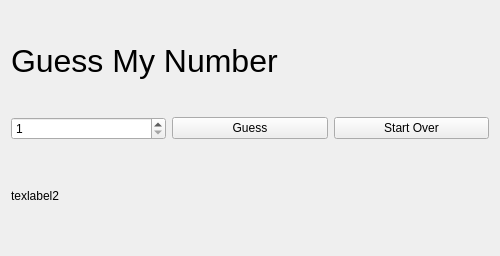
<?xml version="1.0" encoding="UTF-8"?>
<ui version="4.0">
 <class>Widget</class>
 <widget class="QWidget" name="Widget">
  <property name="windowModality">
   <enum>Qt::NonModal</enum>
  </property>
  <property name="geometry">
   <rect>
    <x>0</x>
    <y>0</y>
    <width>500</width>
    <height>256</height>
   </rect>
  </property>
  <property name="font">
   <font>
    <bold>false</bold>
   </font>
  </property>
  <property name="windowTitle">
   <string>Guess My Number</string>
  </property>
  <layout class="QVBoxLayout" name="verticalLayout_2">
   <item>
    <layout class="QVBoxLayout" name="verticalLayout">
     <item>
      <widget class="QLabel" name="titleLabel">
       <property name="font">
        <font>
         <pointsize>24</pointsize>
         <bold>false</bold>
        </font>
       </property>
       <property name="layoutDirection">
        <enum>Qt::LeftToRight</enum>
       </property>
       <property name="text">
        <string>Guess My Number</string>
       </property>
      </widget>
     </item>
     <item>
      <layout class="QHBoxLayout" name="horizontalLayout">
       <item>
        <widget class="QSpinBox" name="numSpinBox">
         <property name="cursor">
          <cursorShape>PointingHandCursor</cursorShape>
         </property>
         <property name="minimum">
          <number>1</number>
         </property>
         <property name="maximum">
          <number>10</number>
         </property>
        </widget>
       </item>
       <item>
        <widget class="QPushButton" name="guessButton">
         <property name="cursor">
          <cursorShape>PointingHandCursor</cursorShape>
         </property>
         <property name="text">
          <string>Guess</string>
         </property>
        </widget>
       </item>
       <item>
        <widget class="QPushButton" name="startOverButton">
         <property name="cursor">
          <cursorShape>PointingHandCursor</cursorShape>
         </property>
         <property name="text">
          <string>Start Over</string>
         </property>
        </widget>
       </item>
      </layout>
     </item>
     <item>
      <widget class="QLabel" name="messageLabel">
       <property name="text">
        <string>texlabel2</string>
       </property>
      </widget>
     </item>
    </layout>
   </item>
  </layout>
 </widget>
 <resources/>
 <connections/>
</ui>
